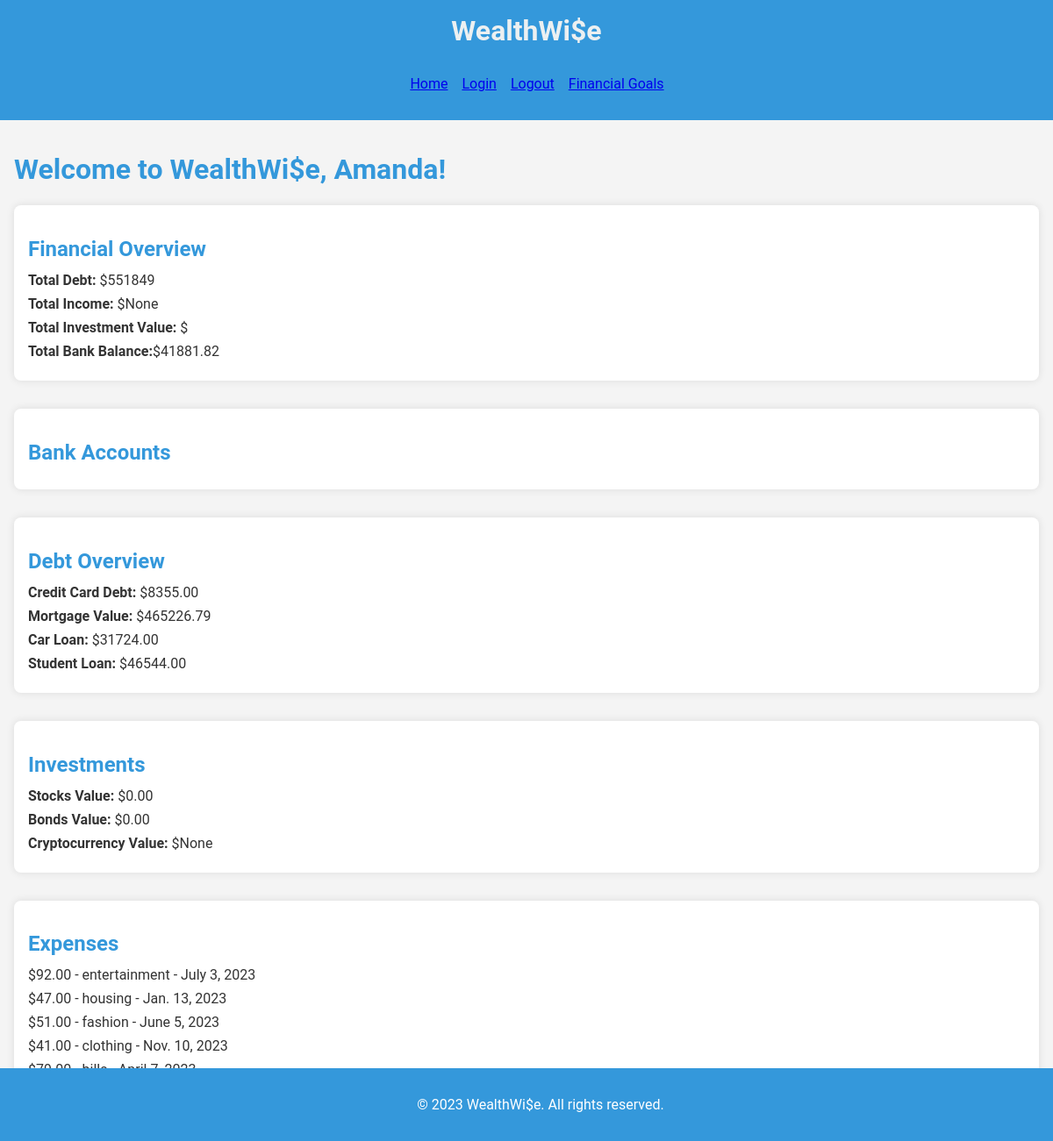
Screenshot of /welcome/ (signed in) with the database file from the repository.
### wealthwiseapp/models.py (models this page shows, shortened)
class UserProfile(models.Model):
    user = models.OneToOneField(User, on_delete=models.CASCADE)
    first_name = models.CharField(max_length=30, blank=True)
    last_name = models.CharField(max_length=30, blank=True)
    routing_number = models.CharField(max_length=9)
    bank_account_number = models.CharField(max_length=12)
    balance = models.DecimalField(max_digits=10, decimal_places=2, default=0.0)
    credit_card_debt = models.DecimalField(max_digits=10, decimal_places=2)
    mortgage_value = models.DecimalField(max_digits=8, decimal_places=2)
    car_loan = models.DecimalField(max_digits=8, decimal_places=2)
    student_loan = models.DecimalField(max_digits=8, decimal_places=2)
    salary = models.DecimalField(max_digits=10, decimal_places=2, null=True, blank=True)
    cryptocurrency_balance = models.DecimalField(max_digits=10, decimal_places=2, null=True, blank=True)
    stocks_value = models.DecimalField(max_digits=8, decimal_places=2, default =0.0)
    bonds_value = models.DecimalField(max_digits=8, decimal_places=2, default = 0.0)
    USERNAME_FIELD = 'user'
    REQUIRED_FIELDS = ['email', 'routing_number', 'bank_account_number']

class Expense(models.Model):
    user = models.ForeignKey(User, on_delete=models.CASCADE)
    amount = models.DecimalField(max_digits=10, decimal_places=2)
    category = models.ForeignKey(ExpenseCategory, on_delete=models.CASCADE)
    description = models.TextField()
    date = models.DateField()

### wealthwiseapp/views.py (the view)
# urls.py: path('welcome/', welcome, name='welcome'),
@login_required(login_url='login')
def welcome(request):
    user_profile = UserProfile.objects.get(user=request.user)
    expenses = Expense.objects.filter(user=request.user)
    other_bank_accounts = OtherBankAccount.objects.filter(user_profile=user_profile)
    grouped_accounts = {}
    for account in other_bank_accounts:
        if account.bank_name not in grouped_accounts:
            grouped_accounts[account.bank_name] = []
        grouped_accounts[account.bank_name].append(account)
    return render(request, 'welcome.html', {'user_profile': user_profile, 'expenses': expenses,'grouped_accounts': grouped_accounts})

### wealthwiseapp/templates/welcome.html (shortened to what this page needs)
{% extends 'base.html' %}
{% block content %}
    <div id="welcome-container">
        <h1>Welcome to WealthWi$e, {{ user_profile.user.first_name }}!</h1>
        <div class="category-container" id="financial-overview">
            <h2 class="category-title">Financial Overview</h2>
            <ul class="category-details">
                <li><strong>Total Debt:</strong> ${{ user_profile.credit_card_debt|add:user_profile.mortgage_value|add:user_profile.car_loan|add:user_profile.student_loan }}</li>
                <li><strong>Total Income:</strong> ${{ user_profile.salary }}</li>
                <li><strong>Total Investment Value:</strong> ${{ user_profile.stocks_value|add:user_profile.bonds_value|add:user_profile.cryptocurrency_balance }}</li>
                <li><strong>Total Bank Balance:</strong>${{ 41881.82 }}</li>
            </ul>
        </div>
        <div class="category-container" id="other-bank-accounts">
            <h2 class="category-title">Bank Accounts</h2>
        </div>
        <div class="category-container" id="debt-overview">
            <h2 class="category-title">Debt Overview</h2>
            <ul class="category-details">
                <li><strong>Credit Card Debt:</strong> ${{ user_profile.credit_card_debt }}</li>
                <li><strong>Mortgage Value:</strong> ${{ user_profile.mortgage_value }}</li>
                <li><strong>Car Loan:</strong> ${{ user_profile.car_loan }}</li>
                <li><strong>Student Loan:</strong> ${{ user_profile.student_loan }}</li>
            </ul>
        </div>
        <div class="category-container" id="investment-portfolio">
            <h2 class="category-title">Investments</h2>
            <ul class="category-details">
                <li><strong>Stocks Value:</strong> ${{ user_profile.stocks_value }}</li>
                <li><strong>Bonds Value:</strong> ${{ user_profile.bonds_value }}</li>
                <li><strong>Cryptocurrency Value:</strong> ${{ user_profile.cryptocurrency_balance }}</li>
            </ul>
        </div>
        <div class="category-container" id="expenses">
            <h2 class="category-title">Expenses</h2>
            <ul class="category-details">
                {% for expense in expenses %}
                    <li>${{ expense.amount }} - {{ expense.description }} - {{ expense.date }}</li>
                {% endfor %}
            </ul>
        </div>
    </div>
{% endblock %}

### wealthwiseapp/static/css/style.css (style rules this page uses)
body { font-family: 'Roboto', sans-serif; margin: 0; padding: 0; background-color: #f4f4f4; color: #333; }
.category-container { background-color: #fff; padding: 1em; margin-bottom: 2em; border-radius: 8px; box-shadow: 0 0 10px rgba(0, 0, 0, 0.1); }
.category-title { color: #3498db; font-size: 1.5em; margin-bottom: 0.5em; }
.category-details { list-style-type: none; padding: 0; margin: 0; }
.category-details li { margin-bottom: 0.5em; }
h1, h2 { color: #3498db; }

### rows the page displays
UserProfile: user.first_name "Amanda", credit_card_debt|add "551849", salary "None", credit_card_debt "8355.00", mortgage_value "465226.79", car_loan "31724.00", student_loan "46544.00", stocks_value "0.00", bonds_value "0.00", cryptocurrency_balance "None"
Expense: amount "92.00", description "entertainment", date "July 3, 2023"
Expense: amount "47.00", description "housing", date "Jan. 13, 2023"
Expense: amount "51.00", description "fashion", date "June 5, 2023"
Expense: amount "41.00", description "clothing", date "Nov. 10, 2023"

### other values shown
{{ 41881.82 }} "41881.82"
